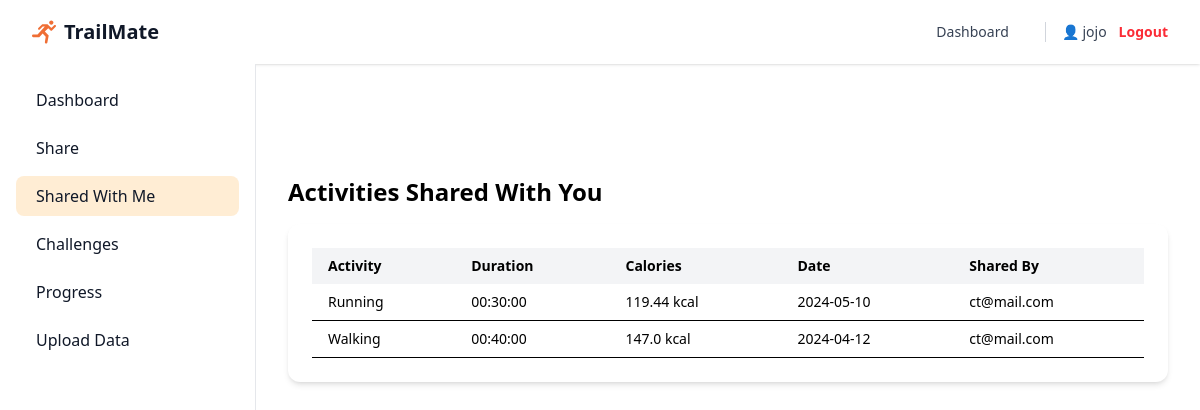
The app's page /shared_with_me (signed in) with its own data.
### app/models.py (models this page shows, shortened)
class User(db.Model, UserMixin):
    __tablename__ = "Users"
    id: Mapped[int] = mapped_column(primary_key=True, autoincrement=True, name="user_id")
    username: Mapped[str] = mapped_column(unique=True)
    email: Mapped[str] = mapped_column(unique=True, nullable=False)
    password_hash: Mapped[str] = mapped_column(nullable=False)

class ActivityRegistry(db.Model):
    __tablename__ = "ActivityRegistry"
    id: Mapped[int] = mapped_column(primary_key=True, autoincrement=True, name="Sr_no")
    upload_user_id: Mapped[int] = mapped_column(ForeignKey('Users.user_id'), nullable=False, name="upload_user_id")
    upload_time: Mapped[datetime] = mapped_column(DateTime, nullable=False)
    activity_date: Mapped[date] = mapped_column(Date, nullable=False)
    activity_type: Mapped[str] = mapped_column(nullable=False)
    activity_length: Mapped[time] = mapped_column(Time, nullable=False)
    calories_burned: Mapped[float] = mapped_column(nullable=False, default=0.0)
    distance_m: Mapped[float] = mapped_column(nullable=True)
    weight_kg: Mapped[float] = mapped_column(nullable=True)
    average_speed_mps: Mapped[float] = mapped_column(nullable=True)
    max_speed_mps: Mapped[float] = mapped_column(nullable=True)
    start_lat: Mapped[str] = mapped_column(nullable=True)  # GPS at the start
    end_lat: Mapped[str] = mapped_column(nullable=True)    # GPS at the end

### app/routes.py (the view)
    @app.route('/shared_with_me')
    @login_required
    def shared_with_me():
        shared_data = get_shared_activities_with_user(current_user.email)
        return render_template("shared_with_me.html", shared_data=shared_data)

### app/__init__.py (called while the page is built)
def create_app():
    app = Flask(__name__)
    app.config.from_object(Config)
    db.init_app(app)
    migrate.init_app(app, db)
    login_manager = LoginManager()
    login_manager.login_view = 'index'  # Redirect to 'index' if not logged in
    login_manager.login_message = "Please log in to access this page."
    login_manager.init_app(app)
    @login_manager.user_loader
    def load_user(user_id):
        return User.query.get(int(user_id))
    app.jinja_env.filters['todatetime'] = lambda s: datetime.strptime(s, "%Y-%m-%d")
    from app.routes import register_routes
    register_routes(app)
    from app import models  # Ensure models are imported
    return app

### app/services/activity_service.py (called while the page is built)
def get_shared_activities_with_user(user_email: str):
    shares = SharedActivity.query.filter_by(user_shared_with=user_email).all()
    shared_data = []
    for share in shares:
        activity = ActivityRegistry.query.filter_by(
            upload_user_id=share.sharing_user,
            upload_time=share.activity_upload_time
        ).first()
        sharing_user = User.query.get(share.sharing_user)
        if activity and sharing_user:
            shared_data.append({
                "activity_type": activity.activity_type.title(),
                "activity_length": activity.activity_length,
                "activity_date": activity.activity_date.strftime('%Y-%m-%d'),
                "calories_burned": activity.calories_burned,
                "shared_by": sharing_user.email
            })
    return shared_data

### app/templates/shared_with_me.html
{% extends "base.html" %}
{% block content %}
<div class="flex pt-16">
  {% include "_sidebar.html" %}
  <main class="sm:ml-64 w-full p-4 mt-4">
    <div class="pt-20 max-w-5xl mx-auto px-4 space-y-8">
        <h2 class="text-2xl font-semibold mb-4">Activities Shared With You</h2>
        {% if shared_data %}
        <div class="bg-white p-6 rounded-xl shadow-md">
            <table class="min-w-full table-auto text-sm">
            <thead>
                <tr class="text-left bg-gray-100">
                <th class="px-4 py-2">Activity</th>
                <th class="px-4 py-2">Duration</th>
                <th class="px-4 py-2">Calories</th>
                <th class="px-4 py-2">Date</th>
                <th class="px-4 py-2">Shared By</th>
                </tr>
            </thead>
            <tbody>
                {% for item in shared_data %}
                <tr class="border-b">
                <td class="px-4 py-2">{{ item.activity_type }}</td>
                <td class="px-4 py-2">{{ item.activity_length }}</td>
                <td class="px-4 py-2">{{ item.calories_burned }} kcal</td>
                <td class="px-4 py-2">{{ item.activity_date }}</td>
                <td class="px-4 py-2">{{ item.shared_by }}</td>
                </tr>
                {% endfor %}
            </tbody>
            </table>
        </div>
        {% else %}
        <p class="text-gray-600">No one has shared any activity with you yet.</p>
        {% endif %}
    </div>
  </main>
</div>
{% endblock %}

### app/templates/base.html (shortened to what this page needs)
<!DOCTYPE html>
<html lang="en" class="scroll-smooth">
<head>
    <script src="https://cdn.jsdelivr.net/npm/@tailwindcss/browser@4"></script>
</head>
<body class="bg-white">
    <nav class="bg-white shadow-sm fixed w-full z-10">
        <div class="mx-auto max-w-7xl px-4 sm:px-6 lg:px-8">
          <div class="flex h-16 items-center justify-between">
            <a href="{{ url_for('index') }}" class="flex items-center space-x-2">
              <img class="h-6 w-6" src="{{ url_for('static', filename='images/logo.svg') }}" alt="TrailMate">
              <span class="text-xl font-bold text-gray-900">TrailMate</span>
            </a>
            <div class="flex items-center space-x-6">
              {% if current_user.is_authenticated %}
                <a href="{{ url_for('dashboard') }}" class="text-sm font-medium text-gray-700 hover:text-white hover:bg-orange-500 px-3 py-2 rounded-md ">Dashboard</a>
              <div class="flex items-center space-x-3 border-l pl-4 border-gray-300">
                <span class="text-sm font-medium text-gray-700">👤 {{ current_user.username }}</span>
                <a href="{{ url_for('logout') }}" class="text-sm font-semibold text-red-500 hover:text-red-700">Logout</a>
              </div>
              {% else %}
                <a href="#" onclick="openSignIn()" class="text-sm font-semibold text-gray-900">Log in <span aria-hidden="true">&rarr;</span></a>
              {% endif %}
            </div>
          </div>
        </div>
      </nav>
    {% block content %}{% endblock %}
</body>
</html>

### records on screen
User: username "jojo"
ActivityRegistry: activity_type "Running", activity_length "00:30:00", calories_burned "119.44", activity_date "2024-05-10", shared_by "ct@mail.com"
ActivityRegistry: activity_type "Walking", activity_length "00:40:00", calories_burned "147.0", activity_date "2024-04-12", shared_by "ct@mail.com"
